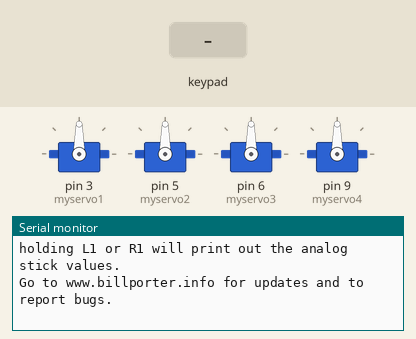
The sketch below on a simulated Arduino Uno, built with avr-gcc and run on an emulated ATmega328P. Shown: 4 × servo, the last lines printed to the serial monitor. The test bench sets the inputs (shaded band).

Above: at 3.7 s.
3.8 s: key 'U' pressed
At 4.7 s:
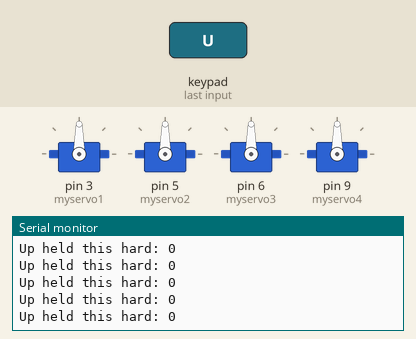
5.3 s: key 'D' pressed
At 6.5 s:
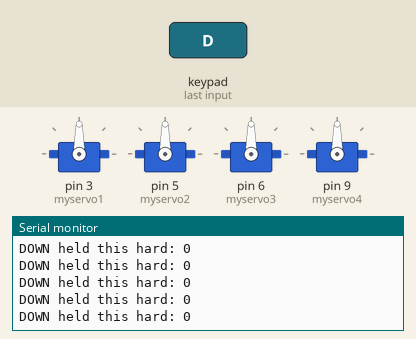
6.8 s: key 'L' pressed
At 8.3 s:
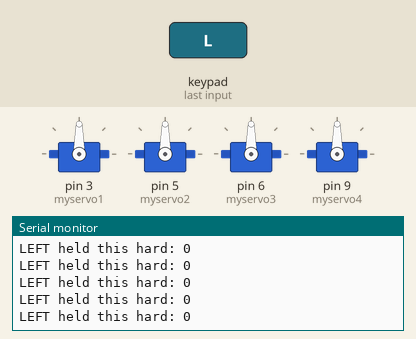

The sketch:

Lesson_9_PS2_Control_Arm.ino
```cpp
#include <PS2X_lib.h>

PS2X ps2x; // create PS2 Controller Class


//right now, the library does NOT support hot pluggable controllers, meaning
//you must always either restart your Arduino after you connect the controller,
//or call config_gamepad(pins) again after connecting the controller.
int error = 0;
byte vibrate = 0;

#include <Servo.h>  // add the servo libraries
Servo myservo1;  // create servo object to control a servo
Servo myservo2;
Servo myservo3;
Servo myservo4;

int pos1=90, pos2=90, pos3=90, pos4=90;  // define the variable of 4 servo angle and assign the initial value( that is the boot posture angle value)

void setup(){
 Serial.begin(57600);

// boot posture
  myservo1.write(pos1);
  delay(1000);
  myservo2.write(pos2);
  myservo3.write(pos3);
  myservo4.write(pos4);
  delay(1500);

 error = ps2x.config_gamepad(13,11,10,12);   //setup GamePad(clock, command, attention, data) pins, check for error

 if(error == 0){
   Serial.println("Found Controller, configured successful");
   Serial.println("Try out all the buttons, X will vibrate the controller, faster as you press harder;");
  Serial.println("holding L1 or R1 will print out the analog stick values.");
  Serial.println("Go to www.billporter.info for updates and to report bugs.");
 }

  else if(error == 1)
   Serial.println("No controller found, check wiring, see readme.txt to enable debug. visit www.billporter.info for troubleshooting tips");

  else if(error == 2)
   Serial.println("Controller found but not accepting commands. see readme.txt to enable debug. Visit www.billporter.info for troubleshooting tips");

   //Serial.print(ps2x.Analog(1), HEX);


 ps2x.enableRumble();              //enable rumble vibration motors
 ps2x.enablePressures();           //enable reading the pressure values from the buttons.


}

void loop(){
   /* You must Read Gamepad to get new values
   Read GamePad and set vibration values
   ps2x.read_gamepad(small motor on/off, larger motor strenght from 0-255)
   if you don't enable the rumble, use ps2x.read_gamepad(); with no values

   you should call this at least once a second
   */

  myservo1.attach(3);  // set the control pin of servo 1 to A1
  myservo2.attach(5);  // set the control pin of servo 2 to A0
  myservo3.attach(6);   // set the control pin of servo 3 to D6
  myservo4.attach(9);   // set the control pin of servo 4 to D9

 if(error != 0)
  return;

  ps2x.read_gamepad(false, vibrate);          //read controller and set large motor to spin at 'vibrate' speed

  if(ps2x.Button(PSB_START))                   //will be TRUE as long as button is pressed
       Serial.println("Start is being held");
  if(ps2x.Button(PSB_SELECT))
       Serial.println("Select is being held");


   if(ps2x.Button(PSB_PAD_UP)) {         //will be TRUE as long as button is pressed
     Serial.print("Up held this hard: ");
     Serial.println(ps2x.Analog(PSAB_PAD_UP), DEC);
    }
    if(ps2x.Button(PSB_PAD_RIGHT)){
     Serial.print("Right held this hard: ");
      Serial.println(ps2x.Analog(PSAB_PAD_RIGHT), DEC);
    }
    if(ps2x.Button(PSB_PAD_LEFT)){
     Serial.print("LEFT held this hard: ");
      Serial.println(ps2x.Analog(PSAB_PAD_LEFT), DEC);
    }
    if(ps2x.Button(PSB_PAD_DOWN)){
     Serial.print("DOWN held this hard: ");
   Serial.println(ps2x.Analog(PSAB_PAD_DOWN), DEC);
    }


    vibrate = ps2x.Analog(PSAB_BLUE);        //this will set the large motor vibrate speed based on
                                            //how hard you press the blue (X) button

  if (ps2x.NewButtonState())               //will be TRUE if any button changes state (on to off, or off to on)
  {
      if(ps2x.Button(PSB_R3))

       Serial.println("R3 pressed");


      if(ps2x.Button(PSB_L3))
       Serial.println("L3 pressed");

      if(ps2x.Button(PSB_L2))
       Serial.println("L2 pressed");
      if(ps2x.Button(PSB_R2))
       Serial.println("R2 pressed");
      if(ps2x.Button(PSB_GREEN))
       Serial.println("Triangle pressed");

  }


  if(ps2x.ButtonPressed(PSB_RED))             //will be TRUE if button was JUST pressed
       Serial.println("Circle just pressed");

  if(ps2x.ButtonReleased(PSB_PINK))             //will be TRUE if button was JUST released
       Serial.println("Square just released");

  if(ps2x.NewButtonState(PSB_BLUE))            //will be TRUE if button was JUST pressed OR released
       Serial.println("X just changed");

  // claw
claw();

// rotate
turn();

// upper arm
upper_arm();

//lower arm
lower_arm();

  if(ps2x.Button(PSB_L1) || ps2x.Button(PSB_R1)) // print stick values if either is TRUE
  {
      Serial.print("Stick Values:");
      Serial.print(ps2x.Analog(PSS_LY), DEC); //Left stick, Y axis. Other options: LX, RY, RX
      Serial.print(",");
      Serial.print(ps2x.Analog(PSS_LX), DEC);
      Serial.print(",");
      Serial.print(ps2x.Analog(PSS_RY), DEC);
      Serial.print(",");
      Serial.println(ps2x.Analog(PSS_RX), DEC);
  }
  delay(5);
}


//***************************************************
//claw
void claw()
{
//claw
if(ps2x.Analog(PSS_LX)<10) // if push the left joystick to the right
{
pos4=pos4-3;
myservo4.write(pos4); //servo 4 operates the motion, the claw gradually opens.
delay(5);
if(pos4<45) // limit the largest angle when open the claw

pos4=45;
}


if(ps2x.Analog(PSS_LX)>220) ////if push the right joystick to the left
{
pos4=pos4+3;
myservo4.write(pos4); // servo 4 operates the action, claw is gradually closed.
delay(5);
if(pos4>120) // limit the largest angle when close the claw
{
pos4=120;
}
}
}


//******************************************************/
// turn
void turn()
{
if(ps2x.Analog (PSS_RX) < 50) //if push the right joystick to the let
{
pos1=pos1+3;
myservo1.write(pos1); // arm turns left
delay(5);
if(pos1>180) //limit the angle when turn right
{
pos1=180;
}

}

if(ps2x.Analog (PSS_RX) > 200) // if push the right joystick to the right
{
pos1=pos1-3;
myservo1.write(pos1); //servo 1 operates the motion, the arm turns right.
delay(5);
if(pos1<1) // limit the angle when turn left
{
pos1=1;
}
}
}


//**********************************************************/
// lower arm
void lower_arm()
{
if(ps2x.Analog(PSS_RY)>200) // if push the right joystick downward
{
pos2=pos2-2;
myservo2.write(pos2); // lower arm will draw back
delay(5);
if(pos2<25) // limit the retracted angle
{
pos2=25;
}
}

if(ps2x.Analog(PSS_RY)<50) // if push the right joystick upward
{
pos2=pos2+2;
myservo2.write(pos2); // lower arm will stretch out
delay(5);
if(pos2>180) // limit the stretched angle
{
pos2=180;
}
}
}


//*************************************************************/

//upper arm
void upper_arm()
{
if(ps2x.Analog(PSS_LY)<10) // if push the left joystick downward
{
pos3=pos3+2;
myservo3.write(pos3); // upper arm will go down
delay(5);
if(pos3>135) // limit the angle when go down
{
pos3=135;
}
}
if(ps2x.Analog(PSS_LY)>200) // if push the left joystick upward
{
pos3=pos3-2;
myservo3.write(pos3); // the upper arm will lift
delay(5);
if(pos3<1) //limit the lifting angle
{
pos3=1;
}
}
}
```

Measured:
- after the input at 3.8 s, the serial monitor: prints a new line at once (image 1)
- after the input at 5.3 s, the serial monitor: prints a new line at once (image 2)
- after the input at 6.8 s, the serial monitor: prints a new line at once (image 3)
